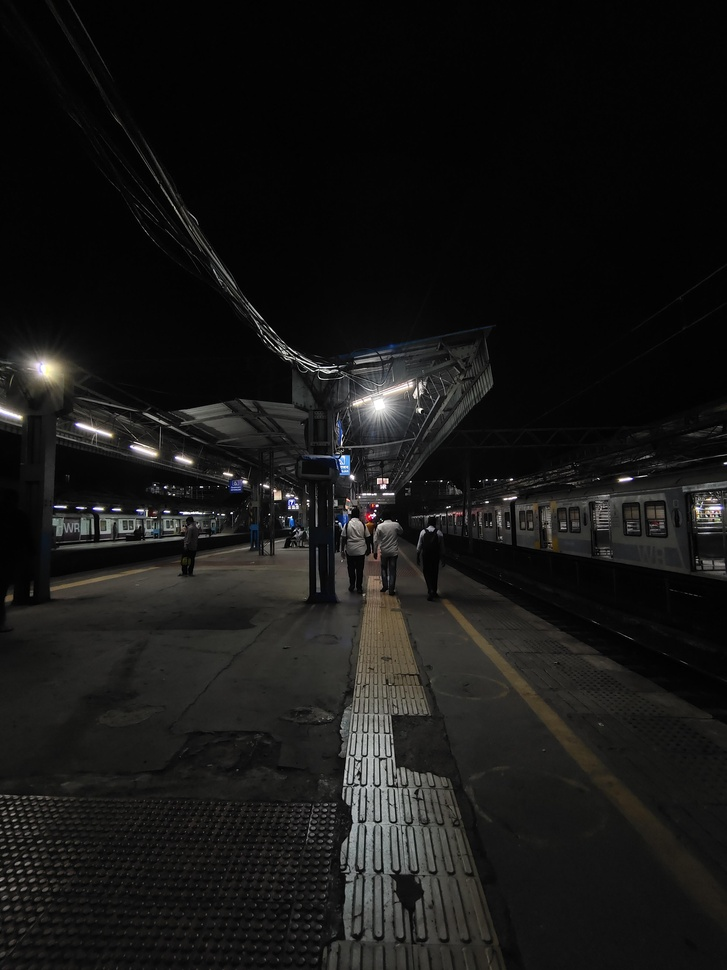
#> input picture lowexp.jpg, 727 x 970 px, shrunk from 3120 x 4160 before the run
$ python -i main.py   (imports and definitions only)
#> lines starting #> are read from the running program, lines starting #| are printed output that depends on the picture
#> further down, picture is the input picture: shape (970, 727, 3); mean B, G, R 22, 23.1, 23.4
import kivy
from kivy.app import App
from kivy.uix.boxlayout import BoxLayout
from kivy.uix.image import Image
from kivy.uix.label import Label
from kivy.uix.button import Button
from kivy.clock import Clock
from kivy.graphics.texture import Texture
import cv2
import numpy as np


# [12 lines left out: function equalize_histogram_hsv, not called in this run]

def equalize_histogram_srgb(img):
    # Convertir de sRGB a RGB lineal
    def srgb_to_linear(img):
        img = img / 255.0  # Normalizar a rango [0, 1]
        linear_mask = img <= 0.04045
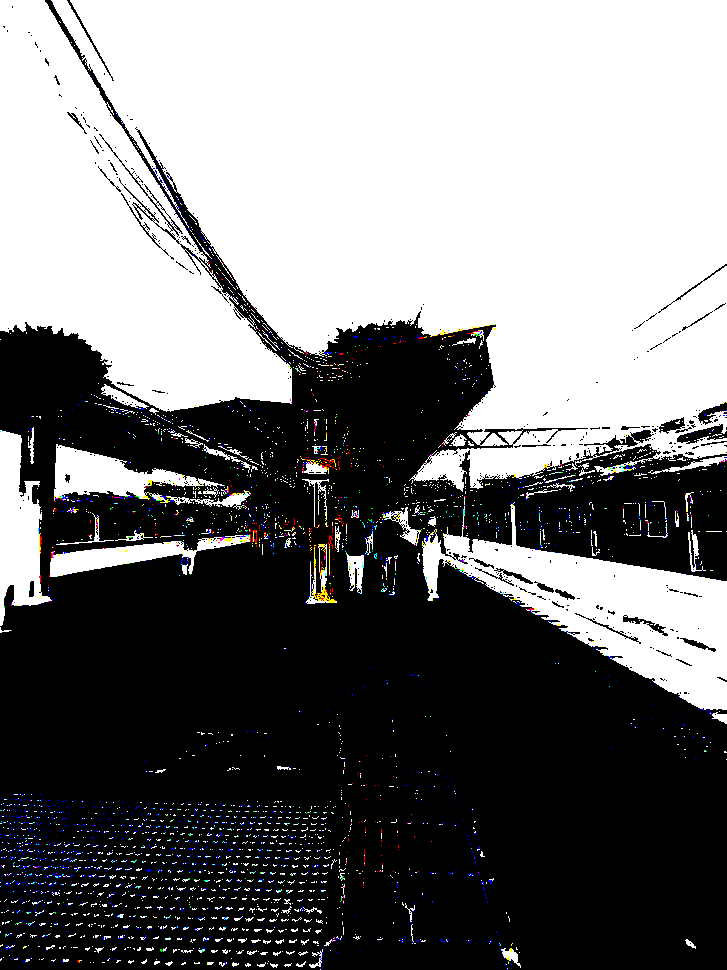
#> linear_mask: shape (970, 727, 3) bool; mean of channels 0, 1, 2 0.47, 0.468, 0.468; drawn as B, G, R
        img[linear_mask] = img[linear_mask] / 12.92
        img[~linear_mask] = ((img[~linear_mask] + 0.055) / 1.055) ** 2.4
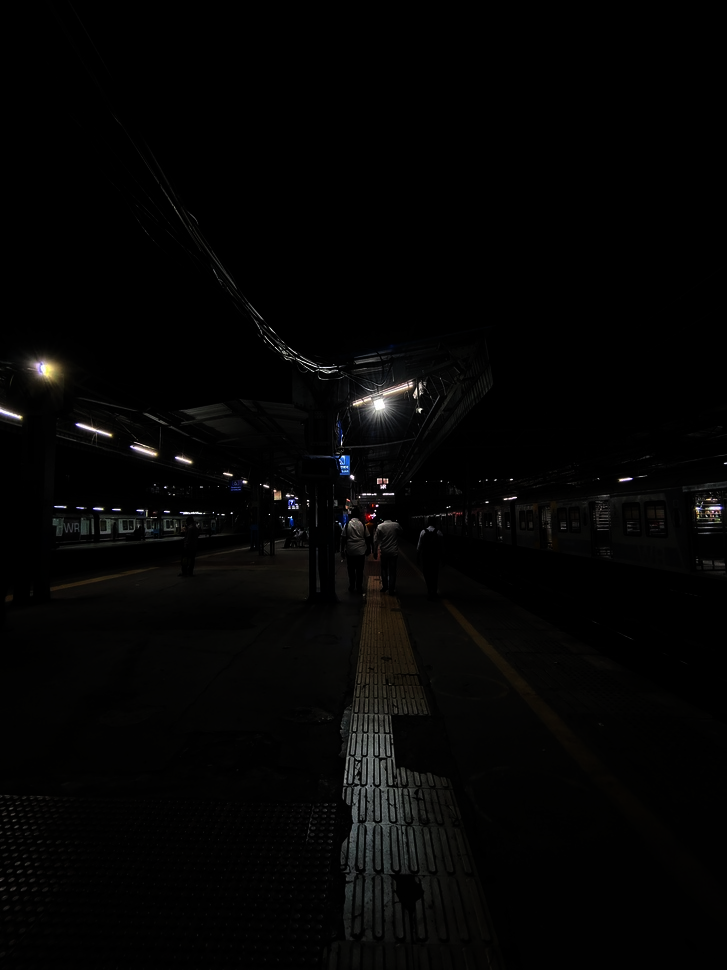
#> img: shape (970, 727, 3) float32; mean of channels 0, 1, 2 0.0181, 0.0194, 0.02; drawn as B, G, R
        return img

    # Convertir de RGB lineal a sRGB
    def linear_to_srgb(img):
        srgb_mask = img <= 0.0031308
        img[srgb_mask] = img[srgb_mask] * 12.92
        img[~srgb_mask] = 1.055 * (img[~srgb_mask] ** (1.0 / 2.4)) - 0.055
        img = np.clip(img * 255.0, 0, 255)  # Escalar de vuelta a [0, 255]
        return img.astype(np.uint8)

    # Convertir la imagen de sRGB a RGB lineal
    img_linear = srgb_to_linear(img.astype(np.float32))

    # Separar los canales de color R, G, B
    r, g, b = cv2.split(img_linear)

    # Aplicar ecualización de histograma en cada canal (convertido a 8 bits para ecualización)
    r_eq = cv2.equalizeHist((r * 255).astype(np.uint8))
    g_eq = cv2.equalizeHist((g * 255).astype(np.uint8))
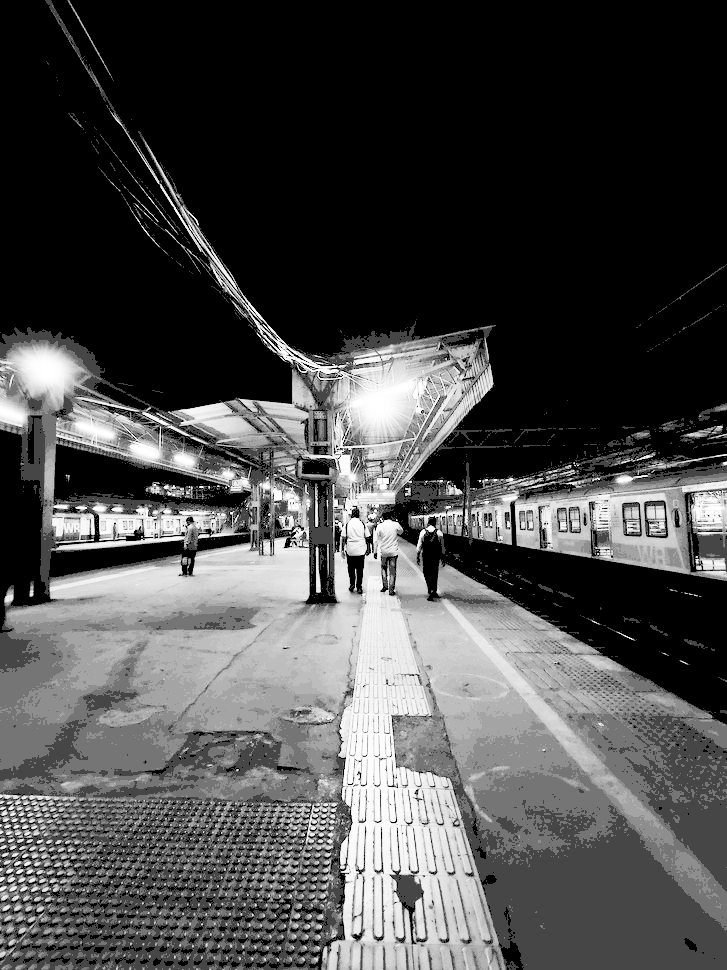
#> g_eq: shape (970, 727); min 0, max 255, mean 73.8
    b_eq = cv2.equalizeHist((b * 255).astype(np.uint8))

    # Recombinar los canales después de ecualización (volver a rango [0, 1])
    img_linear_eq = cv2.merge([r_eq, g_eq, b_eq]).astype(np.float32) / 255.0
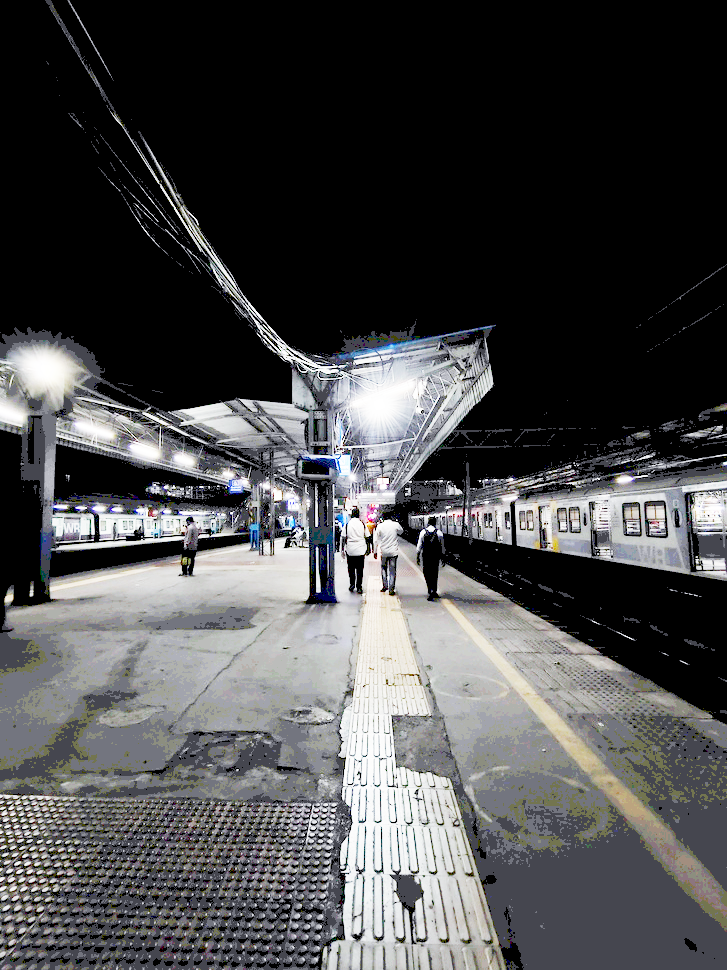
#> img_linear_eq: shape (970, 727, 3) float32; mean B, G, R 0.294, 0.289, 0.288

    # Convertir de nuevo de RGB lineal a sRGB
    img_srgb_eq = linear_to_srgb(img_linear_eq)
#> in linear_to_srgb, `srgb_mask = img <= 0.0031308`:
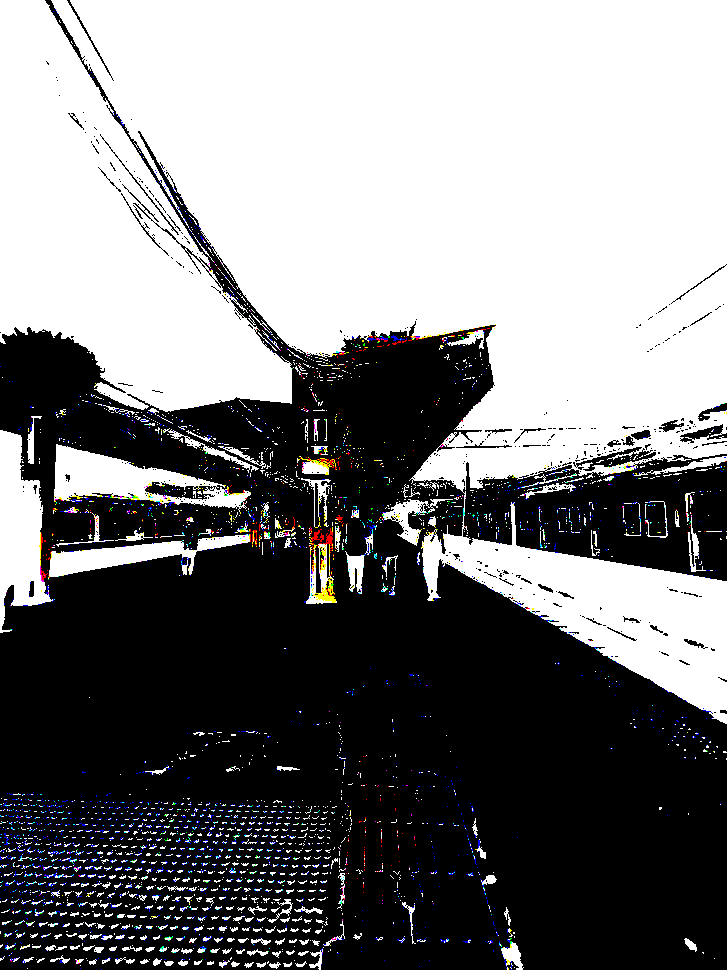
#> srgb_mask: shape (970, 727, 3) bool; mean B, G, R 0.492, 0.49, 0.49
#> in linear_to_srgb, `img[~srgb_mask] = 1.055 * (img[~srgb_mask] ** (1.0 / 2.4)) - 0.055`:
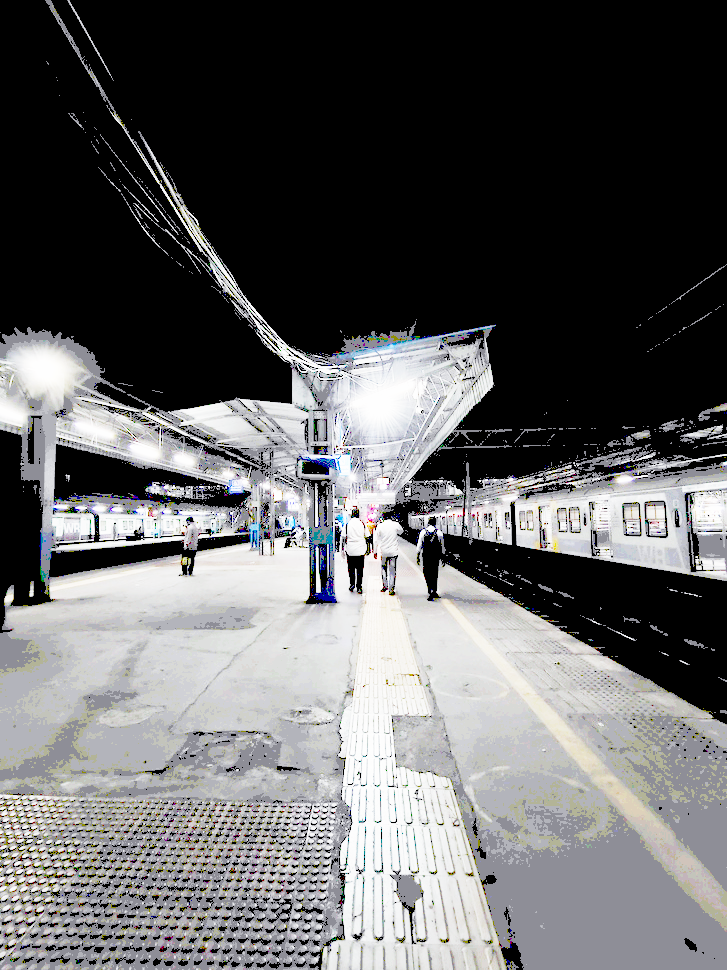
#> img: shape (970, 727, 3) float32; mean B, G, R 0.39, 0.387, 0.387

    return img_srgb_eq

# [39 lines left out: functions equalize_rgb, gaussian_smoothing, equalize_histogram_hsv_clahe, not called in this run]


class FruitApp(App):
    kv_file = None

    def load_kv(self, *args, **kwargs):
        pass

    # [29 lines left out: functions build, update, not called in this run]


    def on_stop(self):
        # Liberar la cámara cuando la aplicación se cierra
        self.capture.release()

# Ejecutar la aplicación
# [2 lines not run here, left out]

>>> import cv2
>>> picture = cv2.imread('lowexp.jpg')
>>> result = equalize_histogram_srgb(picture)
